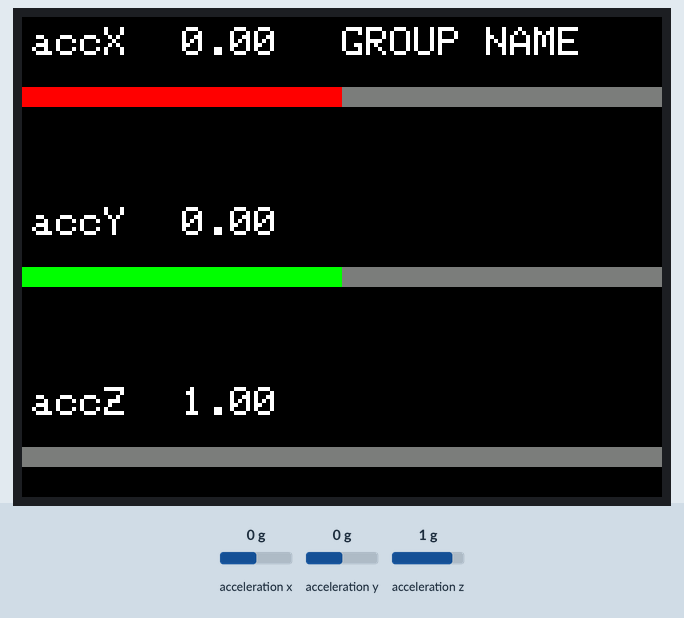
Bench run of a sketch on a simulated ESP32. On the bench: 320×240 colour display. The test bench sets the inputs (shaded band); at power-on: acceleration x 0 g, acceleration y 0 g, acceleration z 1 g.

Above: at 1.4 s.
1.5 s: acceleration x set to -1.4 g
At 2.7 s:
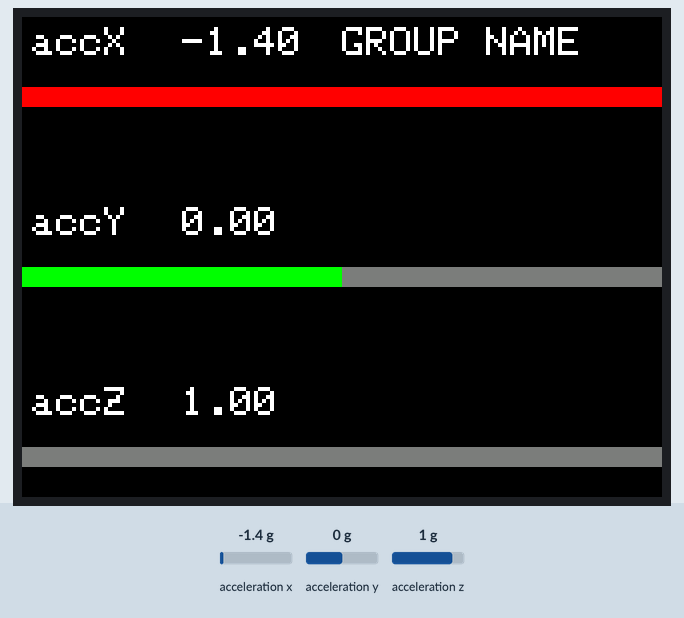
3.0 s: acceleration y set to -1.4 g
At 3.7 s:
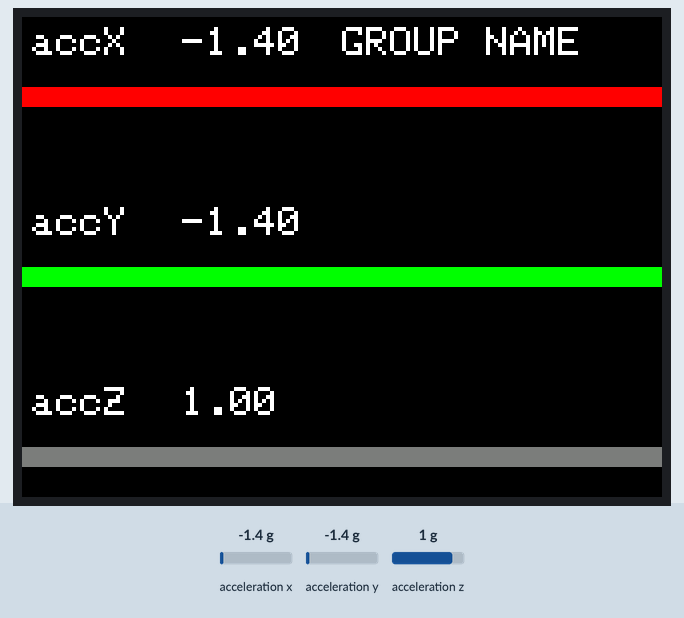
4.5 s: acceleration z set to -1.4 g
At 5.4 s:
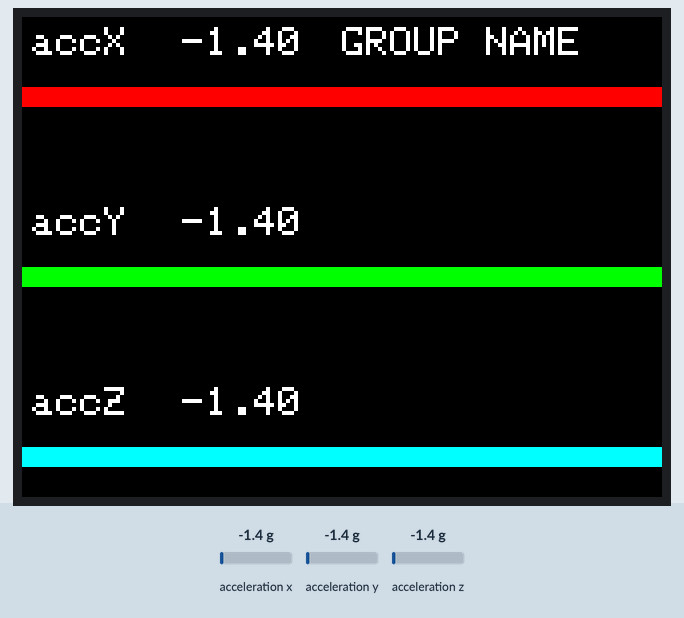
6.0 s: acceleration x set to -0.8 g
At 7.2 s:
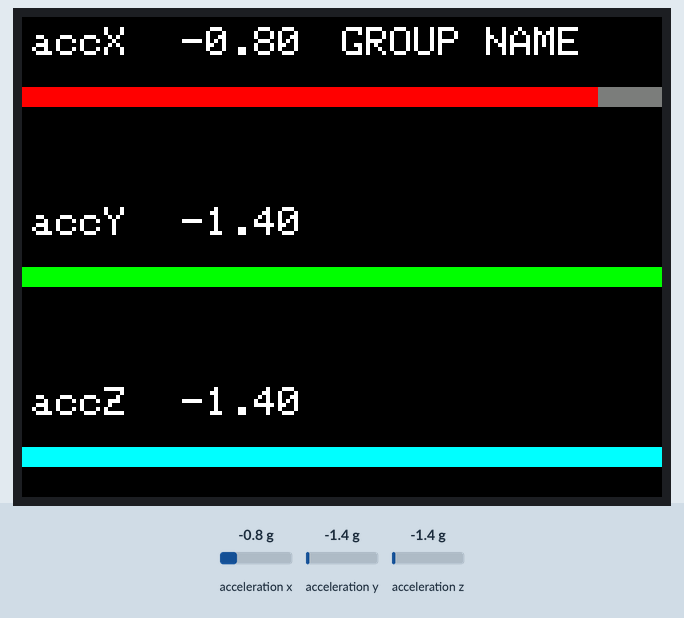
Timing chart, 0 to 8.5 s (numbered marks = the images above; inputs shaded):
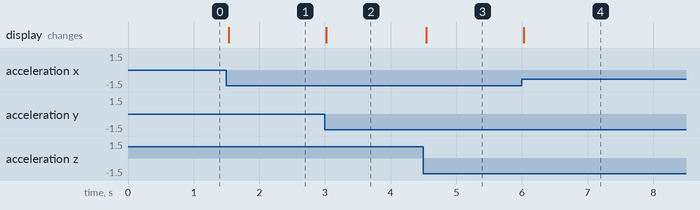

The sketch:

2_1_1_acc_xyz_bar.ino
```cpp
#include <M5Core2.h>

//センサの情報をいれる変数
float accX = 0;
float accY = 0;
float accZ = 0;

void setup() {
  //M5の機能を使い始める
  M5.begin();
  //M5のセンサを使い始める
  //IMU（慣性計測ユニット。加速度センサとジャイロセンサ）
  M5.IMU.Init();

  //背景の色
  M5.Lcd.fillScreen(BLACK);
  //テキスト色、テキスト背景色
  M5.Lcd.setTextColor(WHITE, BLACK);
  //テキストサイズ
  M5.Lcd.setTextSize(2);

  //座標
  M5.Lcd.setCursor(160, 5);
  //文字
  M5.Lcd.print("GROUP NAME");
}

void loop() {
  //センサ情報を変数にいれる
  M5.IMU.getAccelData(&accX, &accY, &accZ);

  //加速度センサ X軸
  //座標
  M5.Lcd.setCursor(5, 5);
  //文字
  M5.Lcd.print("accX");
  //座標
  M5.Lcd.setCursor(80, 5);
  //変数を文字として
  M5.Lcd.print(accX);

  //センサ情報を幅として四角を描く
  int ax = map(accX*100, 100, -100, 0, 320);
  M5.Lcd.fillRect(ax, 35, 320 - ax, 10, DARKGREY); //灰色の四角
  M5.Lcd.fillRect(0, 35, ax, 10, RED);  //赤い四角


  //加速度センサ Y軸
  M5.Lcd.setCursor(5, 95);
  M5.Lcd.print("accY");
  M5.Lcd.setCursor(80, 95);
  M5.Lcd.print(accY);
  int ay = map(accY*100, 100, -100, 0, 320);
  M5.Lcd.fillRect(ay, 125, 320 - ay, 10, DARKGREY); //灰色の四角
  M5.Lcd.fillRect(0, 125, ay, 10, GREEN); //緑の四角

  //加速度センサ Z軸
  M5.Lcd.setCursor(5, 185);
  M5.Lcd.print("accZ");
  M5.Lcd.setCursor(80, 185);
  M5.Lcd.print(accZ);
  int az = map(accZ*100, 100, -100, 0, 320);
  M5.Lcd.fillRect(az, 215, 320 - az, 10, DARKGREY); //灰色の四角
  M5.Lcd.fillRect(0, 215, az, 10, CYAN); //水色の四角
}
```

Measured:
- after the input at 1.5 s, the display: changes at once (image 1)
- after the input at 3.0 s, the display: changes at once (image 2)
- after the input at 4.5 s, the display: changes at once (image 3)
- after the input at 6.0 s, the display: changes at once (image 4)
